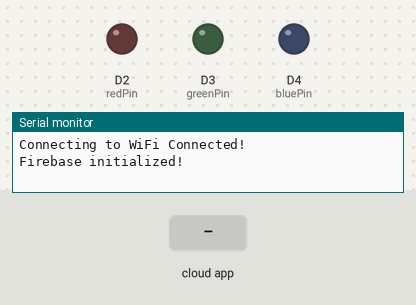
Bench run of a sketch on a simulated Arduino MKR. On the bench: output pins drawn as LEDs (lit = HIGH), the last lines printed to the serial monitor. Inputs (shaded band) come from the test bench. WiFi joins after 1.5 s; servers stay silent unless stated; the Firebase database answers and starts empty.

Above: at 2.7 s.
2.8 s: the phone or cloud app sets ledCommand to red
At 4.1 s:
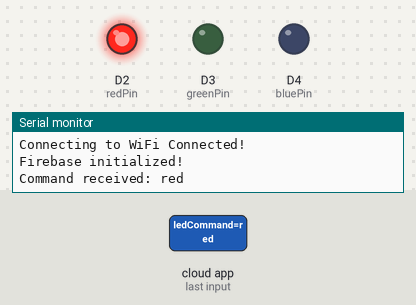
4.4 s: the phone or cloud app sets ledCommand to green
At 4.7 s:
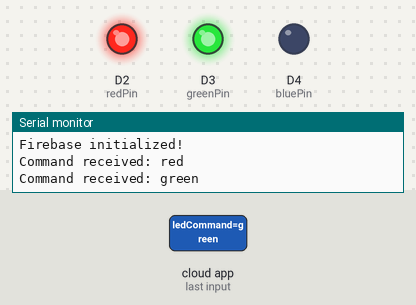
5.9 s: the phone or cloud app sets ledCommand to blue
At 7.5 s:
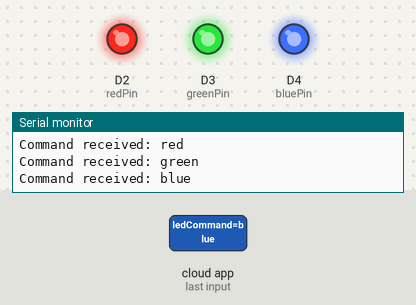
8.0 s: the phone or cloud app sets ledCommand to red
At 9.2 s:
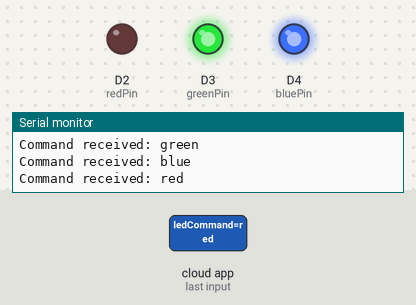
10.1 s: the phone or cloud app sets ledCommand to green
At 12.0 s:
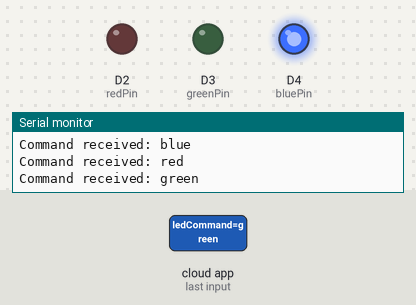
Timing chart, 0 to 13.2 s (numbered marks = the images above; inputs shaded):
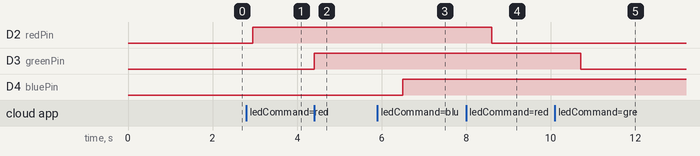

Measured:
- after the input at 2.8 s, D2 (redPin): LOW → HIGH after 0.15 s
- after the input at 4.4 s, D3 (greenPin): LOW → HIGH at once
- after the input at 5.9 s, D4 (bluePin): LOW → HIGH after 0.60 s
- after the input at 8.0 s, D2 (redPin): HIGH → LOW after 0.60 s
- after the input at 10.1 s, D3 (greenPin): HIGH → LOW after 0.60 s

The sketch:

led_controller.ino
```cpp
#include <WiFiNINA.h>
#include <Firebase_Arduino_WiFiNINA.h>

const char* ssid = "Ridhima";
const char* password = "ridhi1811";

#define FIREBASE_HOST "arduino-led-control-ec260-default-rtdb.firebaseio.com"
#define FIREBASE_AUTH "YaNMCUK6dfK96afVkqc1xnfWIYF6A66kKXJoQspa"

const int redPin = 2;   //defiening the pins
const int greenPin = 3;
const int bluePin = 4;

FirebaseData fbdo;


void setup() {
  Serial.begin(9600);     //setting up trhe serial baurd rate
  pinMode(redPin, OUTPUT);      //setting each pin as output
  pinMode(greenPin, OUTPUT);
  pinMode(bluePin, OUTPUT);


  Firebase.reconnectWiFi(true);  // make firebase recconent if the wifi drops


  Serial.print("Connecting to WiFi");       //connecting gto the wifi and prinitin messages
  WiFi.begin(ssid, password);
  while (WiFi.status() != WL_CONNECTED) {
    delay(500);
    Serial.print(".");
  }
  Serial.println(" Connected!");

  // Now start Firebase
  Firebase.begin(FIREBASE_HOST, FIREBASE_AUTH, ssid, password);
  Serial.println("Firebase initialized!");
}

void toggleLED(String color) {
  if (color == "red") digitalWrite(redPin, !digitalRead(redPin));
  else if (color == "green") digitalWrite(greenPin, !digitalRead(greenPin));
  else if (color == "blue") digitalWrite(bluePin, !digitalRead(bluePin));
}

void loop() {
  if (Firebase.getString(fbdo, "ledCommand")) {  //reading the led command from firbase
    String command = fbdo.stringData();    //get string from fbdo
    if (command != "") {
      Serial.println("Command received: " + command);
      toggleLED(command);                                //is suscessful  then toogle led
      Firebase.setString(fbdo, "ledCommand", "");  // reseting variable in firebase
    }
  }
  delay(500);
}
```
